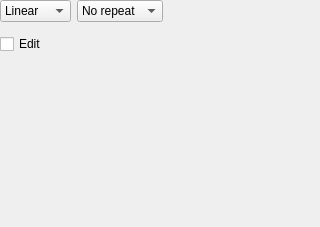
<?xml version="1.0" encoding="UTF-8"?>
<ui version="4.0">
 <class>GradientEditor</class>
 <widget class="QWidget" name="GradientEditor">
  <property name="geometry">
   <rect>
    <x>0</x>
    <y>0</y>
    <width>320</width>
    <height>227</height>
   </rect>
  </property>
  <layout class="QVBoxLayout" name="verticalLayout">
   <property name="margin">
    <number>0</number>
   </property>
   <item>
    <layout class="QHBoxLayout" name="horizontalLayout_2">
     <item>
      <widget class="QComboBox" name="gradientType">
       <item>
        <property name="text">
         <string>Linear</string>
        </property>
       </item>
       <item>
        <property name="text">
         <string>Radial</string>
        </property>
       </item>
       <item>
        <property name="text">
         <string>Conical</string>
        </property>
       </item>
      </widget>
     </item>
     <item>
      <widget class="QComboBox" name="gradientRepeat">
       <item>
        <property name="text">
         <string>No repeat</string>
        </property>
       </item>
       <item>
        <property name="text">
         <string>Repeating</string>
        </property>
       </item>
       <item>
        <property name="text">
         <string>Mirrored</string>
        </property>
       </item>
      </widget>
     </item>
     <item>
      <spacer name="horizontalSpacer">
       <property name="orientation">
        <enum>Qt::Horizontal</enum>
       </property>
       <property name="sizeHint" stdset="0">
        <size>
         <width>40</width>
         <height>20</height>
        </size>
       </property>
      </spacer>
     </item>
    </layout>
   </item>
   <item>
    <widget class="GradientStopsEditor" name="gradientEditor" native="true"/>
   </item>
   <item>
    <widget class="QCheckBox" name="editCheckbox">
     <property name="text">
      <string>Edit</string>
     </property>
    </widget>
   </item>
   <item>
    <widget class="QStackedWidget" name="stackedWidget">
     <property name="currentIndex">
      <number>1</number>
     </property>
     <widget class="QWidget" name="editorPage">
      <layout class="QHBoxLayout" name="horizontalLayout">
       <item>
        <widget class="QLabel" name="label">
         <property name="text">
          <string>Placeholder; will show a detailed editor pane here.</string>
         </property>
         <property name="wordWrap">
          <bool>true</bool>
         </property>
        </widget>
       </item>
      </layout>
     </widget>
     <widget class="QWidget" name="selectionPage">
      <layout class="QHBoxLayout" name="selectionPageLayout">
       <property name="margin">
        <number>0</number>
       </property>
      </layout>
     </widget>
    </widget>
   </item>
  </layout>
 </widget>
 <customwidgets>
  <customwidget>
   <class>GradientStopsEditor</class>
   <extends>QWidget</extends>
   <header>GradientStopsEditor.h</header>
   <container>1</container>
  </customwidget>
 </customwidgets>
 <resources/>
 <connections/>
</ui>
